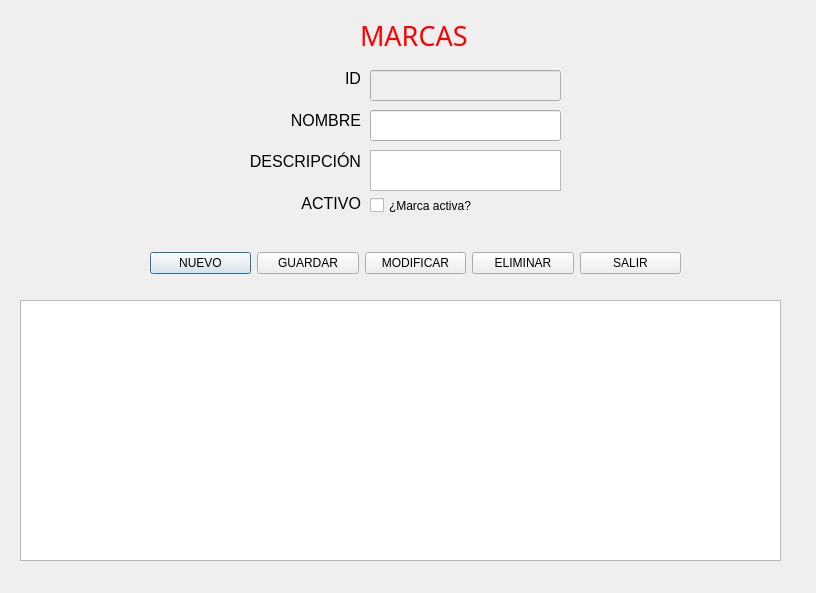
<?xml version="1.0" encoding="UTF-8"?>
<ui version="4.0">
 <class>Marcas</class>
 <widget class="QDialog" name="Marcas">
  <property name="geometry">
   <rect>
    <x>0</x>
    <y>0</y>
    <width>816</width>
    <height>593</height>
   </rect>
  </property>
  <property name="windowTitle">
   <string>Marcas</string>
  </property>
  <widget class="QLineEdit" name="txtId">
   <property name="enabled">
    <bool>false</bool>
   </property>
   <property name="geometry">
    <rect>
     <x>370</x>
     <y>70</y>
     <width>191</width>
     <height>31</height>
    </rect>
   </property>
  </widget>
  <widget class="QWidget" name="layoutWidget">
   <property name="geometry">
    <rect>
     <x>220</x>
     <y>60</y>
     <width>141</width>
     <height>161</height>
    </rect>
   </property>
   <layout class="QVBoxLayout" name="_2">
    <item>
     <widget class="QLabel" name="labelId">
      <property name="font">
       <font>
        <family>Segoe UI</family>
        <pointsize>12</pointsize>
       </font>
      </property>
      <property name="text">
       <string>ID</string>
      </property>
      <property name="alignment">
       <set>Qt::AlignmentFlag::AlignRight|Qt::AlignmentFlag::AlignTrailing|Qt::AlignmentFlag::AlignVCenter</set>
      </property>
     </widget>
    </item>
    <item>
     <widget class="QLabel" name="labelNombre">
      <property name="font">
       <font>
        <family>Segoe UI</family>
        <pointsize>12</pointsize>
       </font>
      </property>
      <property name="text">
       <string>NOMBRE</string>
      </property>
      <property name="alignment">
       <set>Qt::AlignmentFlag::AlignRight|Qt::AlignmentFlag::AlignTrailing|Qt::AlignmentFlag::AlignVCenter</set>
      </property>
     </widget>
    </item>
    <item>
     <widget class="QLabel" name="labelDescripcion">
      <property name="font">
       <font>
        <pointsize>12</pointsize>
       </font>
      </property>
      <property name="text">
       <string>DESCRIPCIÓN</string>
      </property>
      <property name="alignment">
       <set>Qt::AlignmentFlag::AlignRight|Qt::AlignmentFlag::AlignTrailing|Qt::AlignmentFlag::AlignVCenter</set>
      </property>
     </widget>
    </item>
    <item>
     <widget class="QLabel" name="labelActivo">
      <property name="font">
       <font>
        <pointsize>12</pointsize>
       </font>
      </property>
      <property name="text">
       <string>ACTIVO</string>
      </property>
      <property name="alignment">
       <set>Qt::AlignmentFlag::AlignRight|Qt::AlignmentFlag::AlignTrailing|Qt::AlignmentFlag::AlignVCenter</set>
      </property>
     </widget>
    </item>
   </layout>
  </widget>
  <widget class="QWidget" name="layoutWidget_2">
   <property name="geometry">
    <rect>
     <x>150</x>
     <y>250</y>
     <width>531</width>
     <height>26</height>
    </rect>
   </property>
   <layout class="QHBoxLayout" name="horizontalLayout">
    <item>
     <widget class="QPushButton" name="btnNuevo">
      <property name="text">
       <string>NUEVO</string>
      </property>
      <property name="icon">
       <iconset theme="QIcon::ThemeIcon::FolderNew"/>
      </property>
     </widget>
    </item>
    <item>
     <widget class="QPushButton" name="btnGuardar">
      <property name="text">
       <string>GUARDAR</string>
      </property>
      <property name="icon">
       <iconset theme="QIcon::ThemeIcon::DocumentSave"/>
      </property>
     </widget>
    </item>
    <item>
     <widget class="QPushButton" name="btnModificar">
      <property name="text">
       <string>MODIFICAR</string>
      </property>
      <property name="icon">
       <iconset theme="QIcon::ThemeIcon::MailMessageNew"/>
      </property>
     </widget>
    </item>
    <item>
     <widget class="QPushButton" name="btnEliminar">
      <property name="text">
       <string>ELIMINAR</string>
      </property>
      <property name="icon">
       <iconset theme="QIcon::ThemeIcon::ApplicationExit"/>
      </property>
     </widget>
    </item>
    <item>
     <widget class="QPushButton" name="btnCerrar">
      <property name="text">
       <string>SALIR</string>
      </property>
      <property name="icon">
       <iconset theme="QIcon::ThemeIcon::SystemLogOut"/>
      </property>
     </widget>
    </item>
   </layout>
  </widget>
  <widget class="QCheckBox" name="chkActivo">
   <property name="geometry">
    <rect>
     <x>370</x>
     <y>190</y>
     <width>191</width>
     <height>31</height>
    </rect>
   </property>
   <property name="text">
    <string>¿Marca activa?</string>
   </property>
  </widget>
  <widget class="QLabel" name="label">
   <property name="geometry">
    <rect>
     <x>360</x>
     <y>20</y>
     <width>141</width>
     <height>31</height>
    </rect>
   </property>
   <property name="font">
    <font>
     <family>MV Boli</family>
     <pointsize>20</pointsize>
     <underline>false</underline>
    </font>
   </property>
   <property name="styleSheet">
    <string notr="true">color: rgb(255, 0, 0);</string>
   </property>
   <property name="text">
    <string>MARCAS</string>
   </property>
   <property name="textFormat">
    <enum>Qt::TextFormat::AutoText</enum>
   </property>
  </widget>
  <widget class="QLineEdit" name="txtNombre">
   <property name="geometry">
    <rect>
     <x>370</x>
     <y>110</y>
     <width>191</width>
     <height>31</height>
    </rect>
   </property>
  </widget>
  <widget class="QTableView" name="tablaMarcas">
   <property name="geometry">
    <rect>
     <x>20</x>
     <y>300</y>
     <width>761</width>
     <height>261</height>
    </rect>
   </property>
  </widget>
  <widget class="QTextEdit" name="txtDescripcion">
   <property name="geometry">
    <rect>
     <x>370</x>
     <y>150</y>
     <width>191</width>
     <height>41</height>
    </rect>
   </property>
  </widget>
 </widget>
 <resources/>
 <connections/>
</ui>
